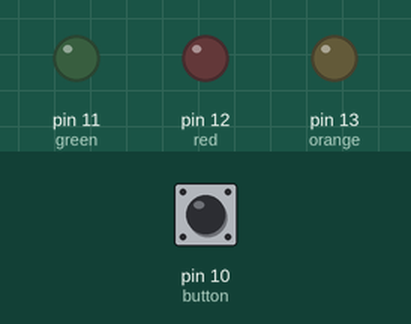
Recording of a sketch running on a simulated Arduino Uno, built with avr-gcc and run on an emulated ATmega328P. Parts: output pins drawn as LEDs (lit = HIGH). The inputs (shaded band) are chosen by the test bench; at power-on: pin 10 (button) HIGH.

Above: at 1.2 s.
1.3 s: pin 10 (button) pulled LOW for 0.15 s
At 2.0 s:
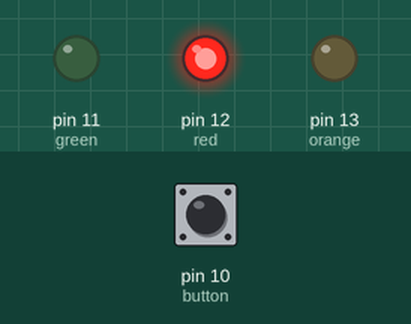
4.4 s: pin 10 (button) pulled LOW for 1 s
At 6.2 s:
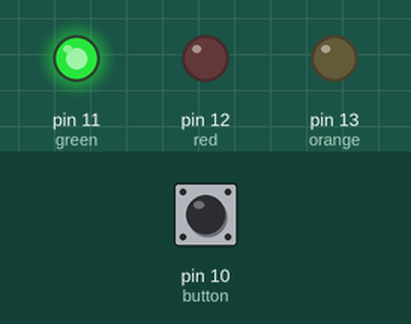
8.4 s: pin 10 (button) pulled LOW for 3.2 s
At 11.2 s:
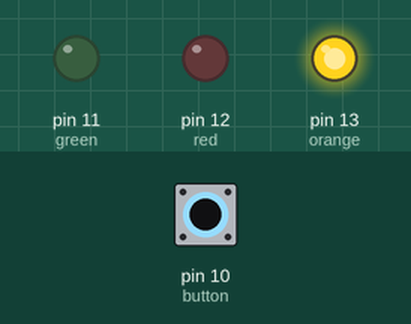
Timing chart, 0 to 15.9 s (numbered marks = the images above; inputs shaded):
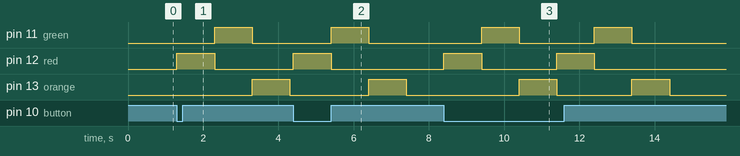

Measured:
- after the input at 1.3 s, pin 11 (green): LOW → HIGH after 1.0 s, → LOW 1.0 s later; pin 12 (red): LOW → HIGH at once, → LOW 1.0 s later; pin 13 (orange): LOW → HIGH after 2.0 s, → LOW 1.0 s later
- after the input at 4.4 s, pin 11 (green): LOW → HIGH after 1.0 s, → LOW 1.0 s later; pin 12 (red): LOW → HIGH at once, → LOW 1.0 s later; pin 13 (orange): LOW → HIGH after 2.0 s, → LOW 1.0 s later
- after the input at 8.4 s, pin 11 (green): alternates HIGH for 1.0 s and LOW for 2.0 s, 4 changes in all, then stays LOW, starting after 1.0 s; pin 12 (red): alternates HIGH for 1.0 s and LOW for 2.0 s, 4 changes in all, then stays LOW, starting at once

The sketch:

Semafaro_botao.ino
```cpp
// Definição das portas dos LEDs
int orange = 13;
int green = 11;
int red = 12;
int button = 10;

// Define um estado para o botão
int buttonState = 0;

// Função onde é definido o tipo das portas e outros dados imutaveis
void setup() {

  // Define os pinos como saida de dados
  pinMode(orange, OUTPUT);
  pinMode(green, OUTPUT);
  pinMode(red, OUTPUT);

  // Define os pinos como entrada de dados
  pinMode(button, INPUT);
}

// Função principal
void loop() {

  // Leitura do botão é passada a variavel de estado buttonState
  buttonState = digitalRead(button);

  // Quando o estado for igual a LOW ou seja o botão não estiver pressionado o semafaro irá funcionar
  if (buttonState == LOW) {
    //Ligando somente o LED vermelho e desligando os outros LEDs
    digitalWrite(red, HIGH);
    digitalWrite(green, LOW);
    digitalWrite(orange, LOW);

    // Aguardando 1000ms antes de executar as proximas linhas
    delay(1000);

    //Ligando somente o LED verde e desligando os outros LEDs
    digitalWrite(red, LOW);
    digitalWrite(green, HIGH);
    digitalWrite(orange, LOW);

    // Aguardando 1000ms antes de executar as proximas linhas
    delay(1000);

    //Ligando somente o LED laranja e desligando os outros LEDs
    digitalWrite(red, LOW);
    digitalWrite(green, LOW);
    digitalWrite(orange, HIGH);

    // Aguardando 1000ms antes de executar as proximas linhas
    delay(1000);
    // Quando o estado for diferente a LOW ou seja o botão estiver pressionado o semafaro não irá funcionar
  } else {
    digitalWrite(red, LOW);
    digitalWrite(green, LOW);
    digitalWrite(orange, LOW);
  }
}
```
